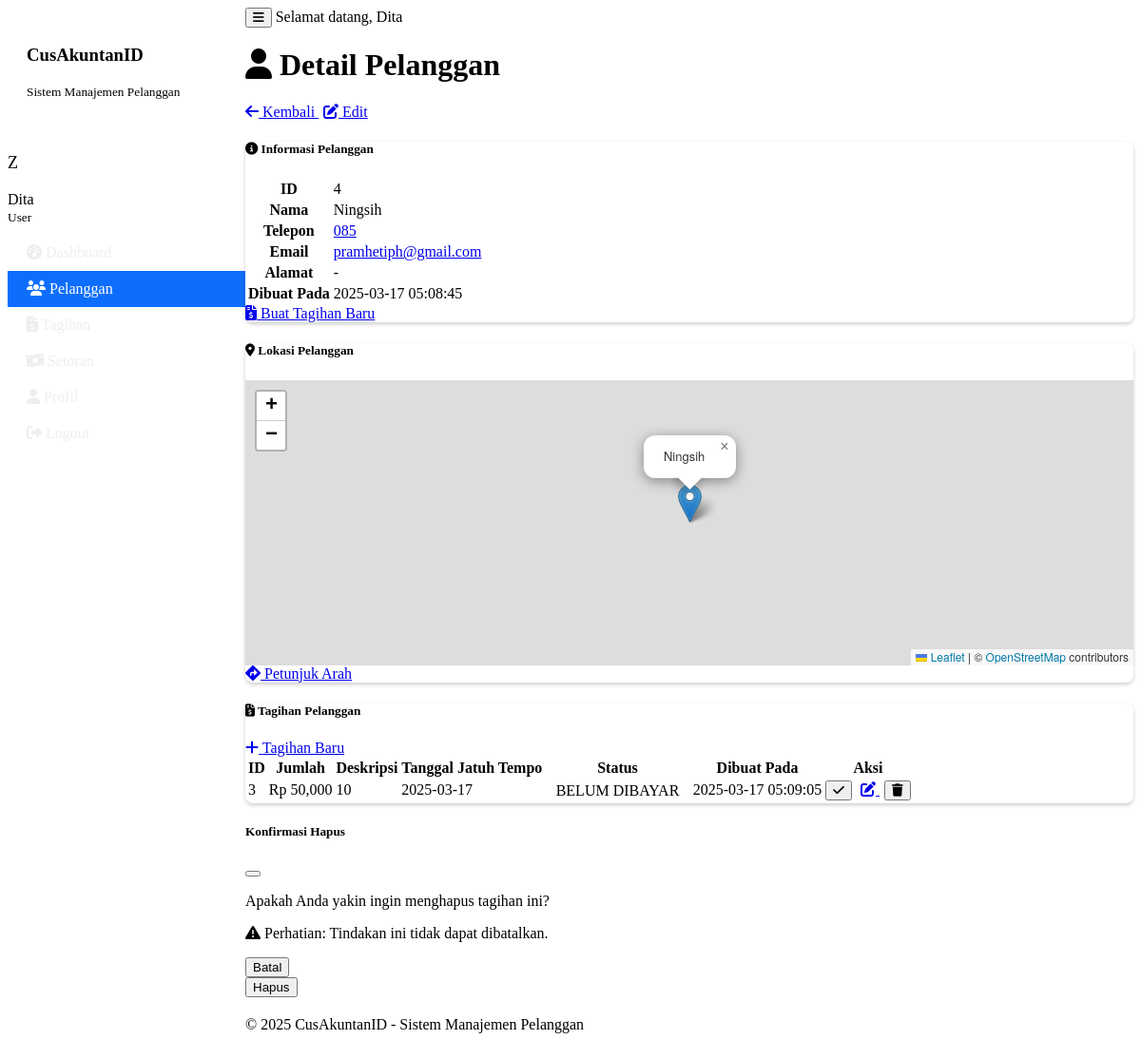
Before: /pelanggan/4 (signed in) with the older database file.
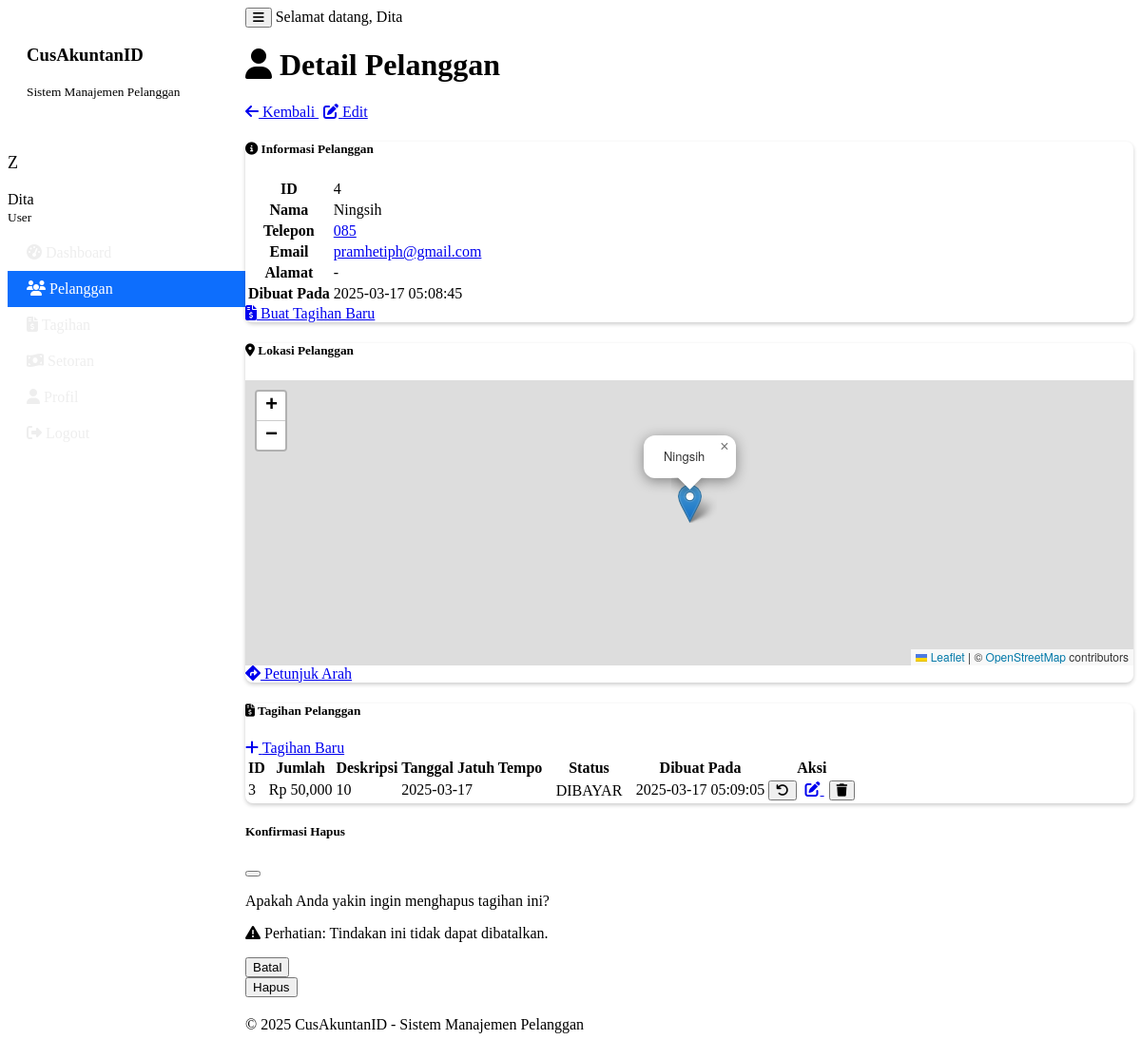
After: the same page with the newer database file.
### tables this page shows
CREATE TABLE pelanggan (
            id INTEGER PRIMARY KEY,
            nama TEXT NOT NULL,
            telepon TEXT,
            email TEXT,
            alamat TEXT,
            latitude REAL,
            longitude REAL,
            dibuat_pada TEXT,
            user_id INTEGER
        );

CREATE TABLE tagihan (
            id INTEGER PRIMARY KEY,
            pelanggan_id INTEGER,
            jumlah REAL NOT NULL,
            deskripsi TEXT,
            tanggal_jatuh_tempo TEXT,
            status_pembayaran TEXT DEFAULT 'BELUM DIBAYAR',
            dibuat_pada TEXT,
            FOREIGN KEY (pelanggan_id) REFERENCES pelanggan (id)
        );

### main.py (the view)
    def decorated_function(*args, **kwargs):
        if 'user' not in session:
            flash('Anda perlu login terlebih dahulu.', 'warning')
            return redirect(url_for('login'))
        return f(*args, **kwargs)

### main.py (called while the page is built)
@app.context_processor
def inject_now():
    return {'now': datetime.datetime.now()}

def login_required(f):
    def decorated_function(*args, **kwargs):
        if 'user' not in session:
            flash('Anda perlu login terlebih dahulu.', 'warning')
            return redirect(url_for('login'))
        return f(*args, **kwargs)
    decorated_function.__name__ = f.__name__
    return decorated_function

    def get_connection(self):
        return sqlite3.connect(self.db_path)

    def dapatkan_pelanggan(self, pelanggan_id):
        conn = self.get_connection()
        cursor = conn.cursor()
        cursor.execute("SELECT * FROM pelanggan WHERE id = ?", (pelanggan_id,))
        hasil = cursor.fetchone()
        conn.close()
        return hasil

    def dapatkan_tagihan_pelanggan(self, pelanggan_id):
        conn = self.get_connection()
        cursor = conn.cursor()
        cursor.execute("SELECT * FROM tagihan WHERE pelanggan_id = ? ORDER BY tanggal_jatuh_tempo", (pelanggan_id,))
        hasil = cursor.fetchall()
        conn.close()
        return hasil

### templates/pelanggan_detail.html (shortened to what this page needs)
{% extends "base.html" %}
{% block head %}
    <link rel="stylesheet" href="https://unpkg.com/leaflet@1.9.3/dist/leaflet.css" />
{% endblock %}
{% block content %}
<div class="container">
    <div class="d-flex justify-content-between align-items-center mb-4">
        <h1><i class="fas fa-user me-2"></i> Detail Pelanggan</h1>
        <div>
            <a href="{{ url_for('pelanggan_list') }}" class="btn btn-secondary me-2">
                <i class="fas fa-arrow-left me-2"></i> Kembali
            </a>
            <a href="{{ url_for('edit_pelanggan', pelanggan_id=pelanggan.id) }}" class="btn btn-primary">
                <i class="fas fa-edit me-2"></i> Edit
            </a>
        </div>
    </div>
    <div class="row">
        <div class="col-md-6 mb-4">
            <div class="card h-100">
                <div class="card-header bg-primary text-white">
                    <h5 class="mb-0"><i class="fas fa-info-circle me-2"></i> Informasi Pelanggan</h5>
                </div>
                <div class="card-body">
                    <table class="table">
                        <tr>
                            <th style="width: 30%">ID</th>
                            <td>{{ pelanggan.id }}</td>
                        </tr>
                        <tr>
                            <th>Nama</th>
                            <td>{{ pelanggan.nama }}</td>
                        </tr>
                        <tr>
                            <th>Telepon</th>
                            <td>
                                {% if pelanggan.telepon %}
                                    <a href="tel:{{ pelanggan.telepon }}">{{ pelanggan.telepon }}</a>
                                {% else %}
                                    -
                                {% endif %}
                            </td>
                        </tr>
                        <tr>
                            <th>Email</th>
                            <td>
                                {% if pelanggan.email %}
                                    <a href="mailto:{{ pelanggan.email }}">{{ pelanggan.email }}</a>
                                {% else %}
                                    -
                                {% endif %}
                            </td>
                        </tr>
                        <tr>
                            <th>Alamat</th>
                            <td>{{ pelanggan.alamat or '-' }}</td>
                        </tr>
                        <tr>
                            <th>Dibuat Pada</th>
                            <td>{{ pelanggan.dibuat_pada }}</td>
                        </tr>
                    </table>
                    <div class="d-grid gap-2 mt-3">
                        <a href="{{ url_for('tambah_tagihan') }}?pelanggan_id={{ pelanggan.id }}" class="btn btn-success">
                            <i class="fas fa-file-invoice-dollar me-2"></i> Buat Tagihan Baru
                        </a>
                    </div>
                </div>
            </div>
        </div>
        <div class="col-md-6 mb-4">
            <div class="card h-100">
                <div class="card-header bg-info text-white">
                    <h5 class="mb-0"><i class="fas fa-map-marker-alt me-2"></i> Lokasi Pelanggan</h5>
                </div>
                <div class="card-body">
                    {% if pelanggan.latitude != 0 and pelanggan.longitude != 0 %}
                        <div id="map" style="height: 300px;"></div>
                        <div class="mt-3 text-center">
                            <a href="https://www.google.com/maps/dir/?api=1&destination={{ pelanggan.latitude }},{{ pelanggan.longitude }}"
                               class="btn btn-outline-primary" target="_blank">
                                <i class="fas fa-directions me-2"></i> Petunjuk Arah
                            </a>
                        </div>
                    {% endif %}
                </div>
            </div>
        </div>
    </div>
    <div class="card mb-4">
        <div class="card-header bg-dark text-white">
            <div class="d-flex justify-content-between align-items-center">
                <h5 class="mb-0"><i class="fas fa-file-invoice-dollar me-2"></i> Tagihan Pelanggan</h5>
                <a href="{{ url_for('tambah_tagihan') }}?pelanggan_id={{ pelanggan.id }}" class="btn btn-sm btn-success">
                    <i class="fas fa-plus me-2"></i> Tagihan Baru
                </a>
            </div>
        </div>
        <div class="card-body">
            {% if tagihan %}
                <div class="table-responsive">
                    <table class="table table-striped table-hover">
                        <thead>
                            <tr>
                                <th>ID</th>
                                <th>Jumlah</th>
                                <th>Deskripsi</th>
                                <th>Tanggal Jatuh Tempo</th>
                                <th>Status</th>
                                <th>Dibuat Pada</th>
                                <th>Aksi</th>
                            </tr>
                        </thead>
                        <tbody>
                            {% for t in tagihan %}
                            <tr>
                                <td>{{ t[0] }}</td>
                                <td>Rp {{ "{:,.0f}".format(t[2]) }}</td>
                                <td>{{ t[3] or '-' }}</td>
                                <td>{{ t[4] }}</td>
                                <td>
                                    <span class="badge bg-{{ 'success' if t[5] == 'DIBAYAR' else 'danger' }}">
                                        {{ t[5] }}
                                    </span>
                                </td>
                                <td>{{ t[6] }}</td>
                                <td>
                                    <div class="btn-group">
                                        <button type="button" class="btn btn-sm btn-{{ 'success' if t[5] == 'BELUM DIBAYAR' else 'warning' }} status-btn"
                                                data-id="{{ t[0] }}"
                                                data-status="{{ t[5] }}"
                                                title="{{ 'Tandai Dibayar' if t[5] == 'BELUM DIBAYAR' else 'Tandai Belum Dibayar' }}">
                                            <i class="fas {{ 'fa-check' if t[5] == 'BELUM DIBAYAR' else 'fa-undo' }}"></i>
                                        </button>
                                        <a href="{{ url_for('edit_tagihan', tagihan_id=t[0]) }}" class="btn btn-sm btn-primary" title="Edit">
                                            <i class="fas fa-edit"></i>
                                        </a>
                                        <button type="button" class="btn btn-sm btn-danger delete-tagihan-btn"
                                                data-bs-toggle="modal"
                                                data-bs-target="#deleteTagihanModal"
                                                data-id="{{ t[0] }}"
                                                title="Hapus">
                                            <i class="fas fa-trash"></i>
                                        </button>
                                    </div>
                                </td>
                            </tr>
                            {% endfor %}
                        </tbody>
                    </table>
                </div>
            {% else %}
                <div class="alert alert-info">
                    <i class="fas fa-info-circle me-2"></i> Pelanggan ini belum memiliki tagihan.
                    <a href="{{ url_for('tambah_tagihan') }}?pelanggan_id={{ pelanggan.id }}" class="alert-link">Buat tagihan baru sekarang</a>.
                </div>
            {% endif %}
        </div>
    </div>
</div>
<div class="modal fade" id="deleteTagihanModal" tabindex="-1" aria-labelledby="deleteTagihanModalLabel" aria-hidden="true">
    <div class="modal-dialog">
        <div class="modal-content">
            <div class="modal-header bg-danger text-white">
                <h5 class="modal-title" id="deleteTagihanModalLabel">Konfirmasi Hapus</h5>
                <button type="button" class="btn-close" data-bs-dismiss="modal" aria-label="Close"></button>
            </div>
            <div class="modal-body">
                <p>Apakah Anda yakin ingin menghapus tagihan ini?</p>
                <p class="text-danger">
                    <i class="fas fa-exclamation-triangle me-2"></i>
                    Perhatian: Tindakan ini tidak dapat dibatalkan.
                </p>
            </div>
            <div class="modal-footer">
                <button type="button" class="btn btn-secondary" data-bs-dismiss="modal">Batal</button>
                <form id="deleteTagihanForm" method="POST">
                    <button type="submit" class="btn btn-danger">Hapus</button>
                </form>
            </div>
        </div>
    </div>
</div>
{% endblock %}

### templates/base.html (shortened to what this page needs)
<!DOCTYPE html>
<html lang="id">
<head>
    <link href="https://cdn.replit.com/agent/bootstrap-agent-dark-theme.min.css" rel="stylesheet">
    <link rel="stylesheet" href="https://cdnjs.cloudflare.com/ajax/libs/font-awesome/6.4.0/css/all.min.css">
    <link rel="stylesheet" href="{{ url_for('static', filename='css/style.css') }}">
    {% block head %}{% endblock %}
</head>
<body>
    <div class="wrapper">
        {% if session.get('user') %}
        <nav id="sidebar" class="bg-dark">
            <div class="sidebar-header text-center">
                <h3>CusAkuntanID</h3>
                <small>Sistem Manajemen Pelanggan</small>
            </div>
            <ul class="list-unstyled components">
                <li class="sidebar-user-info p-3 mb-2 border-bottom">
                    <div class="d-flex align-items-center">
                        <div class="user-avatar bg-primary rounded-circle d-flex justify-content-center align-items-center me-2">
                            <span>{{ session.user.username[0].upper() }}</span>
                        </div>
                        <div>
                            <div>{{ session.user.nama_lengkap or session.user.username }}</div>
                            <small class="text-muted">{{ 'Admin' if session.user.level == 'admin' else 'User' }}</small>
                        </div>
                    </div>
                </li>
                <li class="{% if request.path == '/dashboard' %}active{% endif %}">
                    <a href="{{ url_for('dashboard') }}">
                        <i class="fas fa-tachometer-alt me-2"></i> Dashboard
                    </a>
                </li>
                <li class="{% if '/pelanggan' in request.path %}active{% endif %}">
                    <a href="{{ url_for('pelanggan_list') }}">
                        <i class="fas fa-users me-2"></i> Pelanggan
                    </a>
                </li>
                <li class="{% if '/tagihan' in request.path %}active{% endif %}">
                    <a href="{{ url_for('tagihan_list') }}">
                        <i class="fas fa-file-invoice-dollar me-2"></i> Tagihan
                    </a>
                </li>
                <li class="{% if '/setoran' in request.path %}active{% endif %}">
                    <a href="{{ url_for('setoran_list') }}">
                        <i class="fas fa-money-bill-wave me-2"></i> Setoran
                    </a>
                </li>
                <li class="{% if '/profile' in request.path %}active{% endif %}">
                    <a href="{{ url_for('profile') }}">
                        <i class="fas fa-user me-2"></i> Profil
                    </a>
                </li>
                <li>
                    <a href="{{ url_for('logout') }}">
                        <i class="fas fa-sign-out-alt me-2"></i> Logout
                    </a>
                </li>
            </ul>
        </nav>
        {% endif %}
        <div id="content" class="{% if not session.get('user') %}w-100 no-sidebar{% endif %}">
            {% if session.get('user') %}
            <nav class="navbar navbar-expand-lg navbar-dark bg-dark">
                <div class="container-fluid">
                    <button type="button" id="sidebarCollapse" class="btn btn-outline-secondary">
                        <i class="fas fa-bars"></i>
                    </button>
                    <span class="navbar-text ms-auto">
                        <span class="d-none d-md-inline">Selamat datang, </span>{{ session.user.nama_lengkap or session.user.username }}
                    </span>
                </div>
            </nav>
            {% endif %}
            <main class="container mt-3">
                {% block content %}{% endblock %}
            </main>
            <footer class="footer mt-auto py-3 bg-dark">
                <div class="container">
                    <div class="text-center text-muted">
                        &copy; {{ now.year }} CusAkuntanID - Sistem Manajemen Pelanggan
                    </div>
                </div>
            </footer>
        </div>
    </div>
</body>
</html>

### static/css/style.css (style rules this page uses)
.wrapper { display: flex; width: 100%; align-items: stretch; }
#sidebar { min-width: 250px; max-width: 250px; min-height: 100vh; transition: all 0.3s; }
#sidebar .sidebar-header { padding: 20px; }
#sidebar ul.components { padding: 20px 0; }
#sidebar ul li a { padding: 10px 20px; display: block; color: #eeeeee; transition: all 0.3s; text-decoration: none; }
#sidebar ul li.active > a { background: #0d6efd; color: #fff; }
#content { width: 100%; min-height: 100vh; transition: all 0.3s; display: flex; flex-direction: column; }
.footer { margin-top: auto; padding: 20px 0; }
.user-avatar { width: 40px; height: 40px; font-size: 18px; }
.sidebar-user-info { margin-bottom: 10px; }
.card { margin-bottom: 20px; border-radius: 0.5rem; box-shadow: 0 0.125rem 0.25rem rgba(0, 0, 0, 0.2); }
.card-header { border-top-left-radius: 0.5rem !important; border-top-right-radius: 0.5rem !important; }
.btn + .btn { margin-left: 5px; }
.table th, .table td { vertical-align: middle; }
.badge.bg-success, .badge.bg-danger, .badge.bg-info, .badge.bg-warning { font-weight: 500; padding: 0.35em 0.65em; }

Changed rows visible on the page:
changed tagihan id 3: status_pembayaran "BELUM DIBAYAR" → "DIBAYAR"
